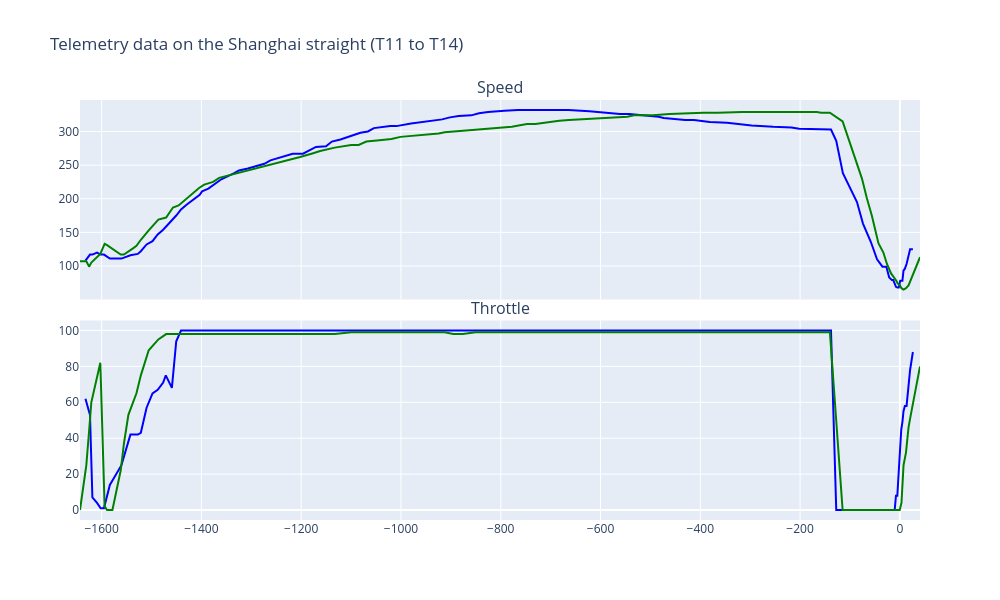

Here is the notebook cell this chart was saved with:
### Code cell
fig = make_subplots(
    rows=2,
    cols=1,
    shared_xaxes=True,
    vertical_spacing=0.05,
    subplot_titles=["Speed", "Throttle"],
    # title="Telemetry data on the Shanghai straight",
)
plot_df = df2[(df2['distance_m']>_start_2026) & (df2['distance_m']<_end_2026 + 100)]
plot_df['distance_plt'] = plot_df['distance_m'] - _end_2026
fig.add_trace(
    go.Scatter(
        x=plot_df['distance_plt'].values,
        y=plot_df['speed'].values,
        name='Speed - 2026',
        line=dict(color='blue'),
    ),
    row=1, col=1,
)
fig.add_trace(
    go.Scatter(
        x=plot_df['distance_plt'].values,
        y=plot_df['throttle'].values,
        name='Throttle - 2026',
        line=dict(color='blue'),
    ),
    row=2, col=1,
)
plot_df = df4[(df4['distance_m']>_start_2025) & (df4['distance_m']<_end_2025 + 100)]
plot_df['distance_plt'] = plot_df['distance_m'] - _end_2025
fig.add_trace(
    go.Scatter(
        x=plot_df['distance_plt'].values,
        y=plot_df['speed'].values,
        name='Speed - 2025',
        line=dict(color='green'),
    ),
    row=1, col=1,
)
fig.add_trace(
    go.Scatter(
        x=plot_df['distance_plt'].values,
        y=plot_df['throttle'].values,
        name='Throttle - 2025',
        line=dict(color='green'),
    ),
    row=2, col=1,
)
fig.update_layout(
    title="Telemetry data on the Shanghai straight (T11 to T14)",
    height=600,
    width=1000,
    hovermode="x unified",
    showlegend=False,
    legend=dict(orientation="h", yanchor="bottom", y=1.02, xanchor="right", x=1),
)
fig.update_xaxes(
    showspikes=True,
    spikemode="across",
    spikedash="solid",
    spikecolor="rgba(128, 128, 128, 0.5)",
    spikethickness=1,
)
